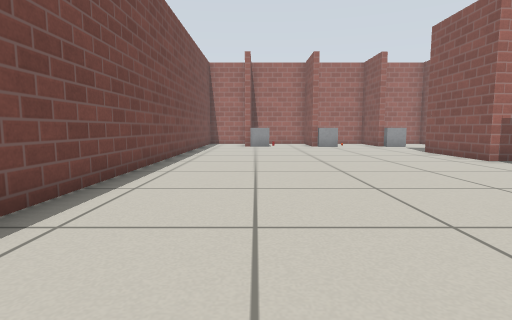
view 1 (above)

16 first-person views from a walk through a Gazebo world. The camera is 0.5 m above the floor, tilts 6° down and sees 80° across. The floor is counted in squares, 0.5 m on a side. Each view is taken from the middle of a square. On the plan, view 1 faces up. The plan holds only what a view shows up to about 12 squares ahead; the rest is blank. The place goes on beyond the plan. The robots in the file are not drawn. Gazebo's built-in surfaces are drawn with simple patterns. Some stock models are drawn as simple stand-ins.

view 2
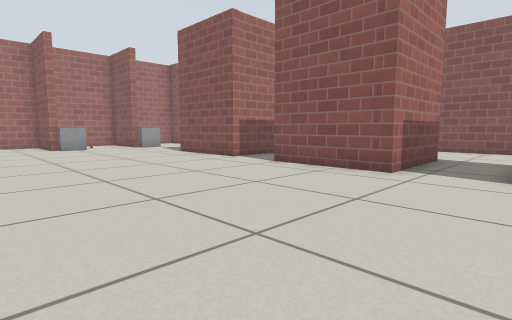

view 3
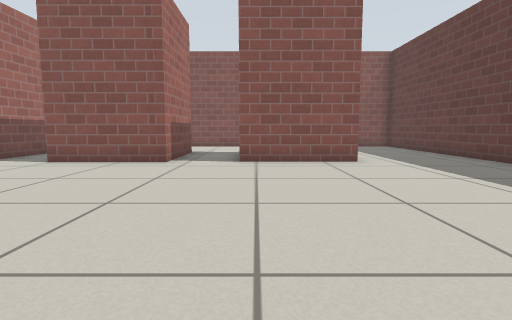

view 4
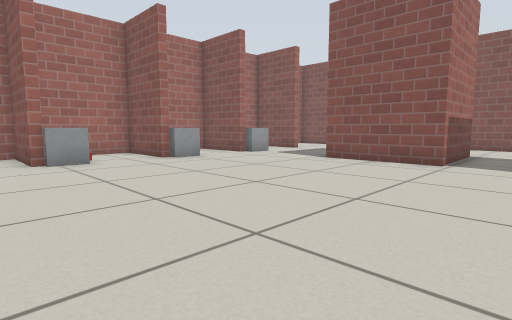

view 5
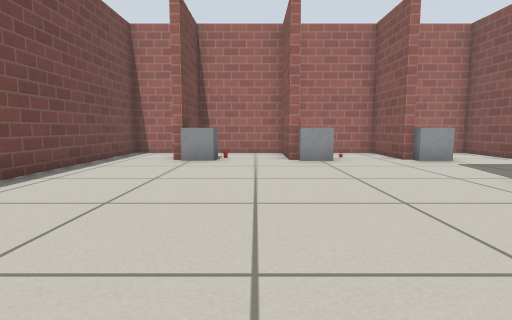

view 6
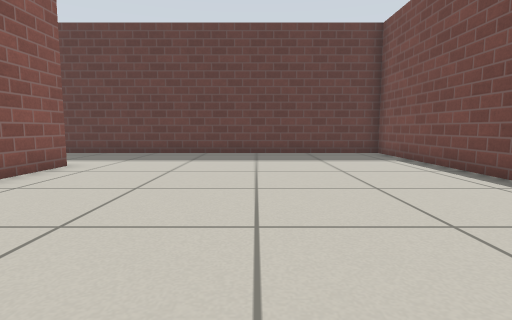

view 7
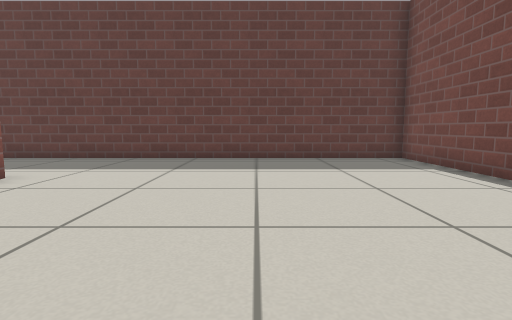

view 8
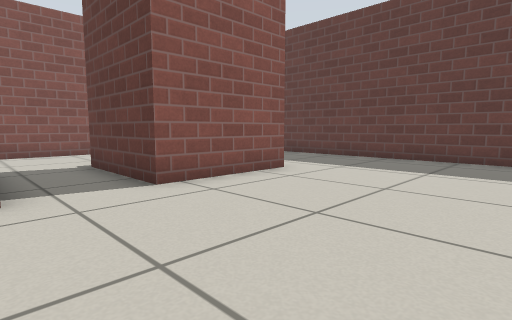

view 9
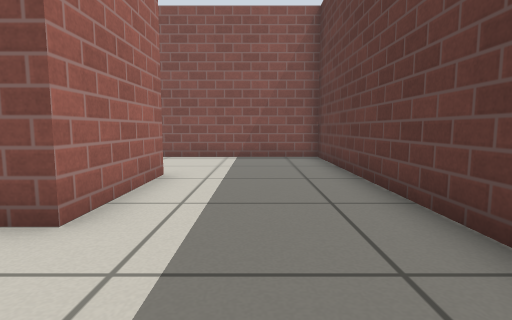

view 10
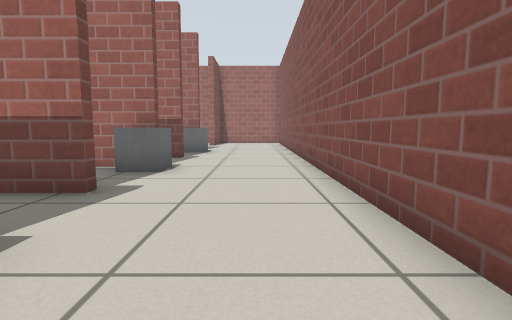

view 11
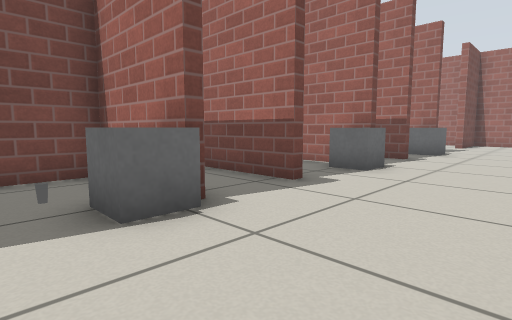

view 12
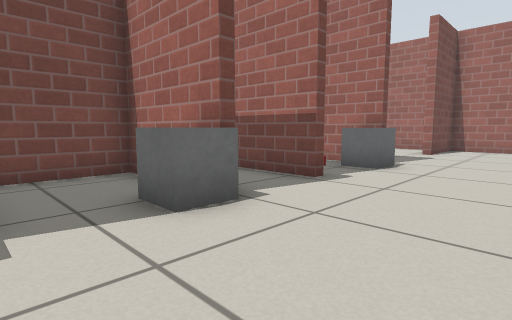

view 13
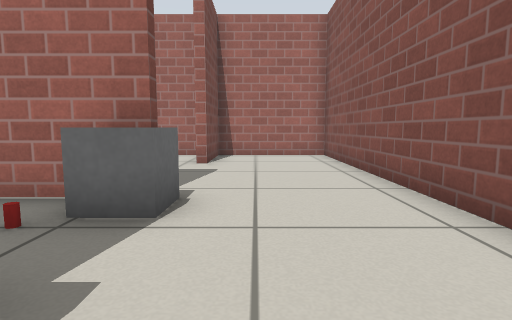

view 14
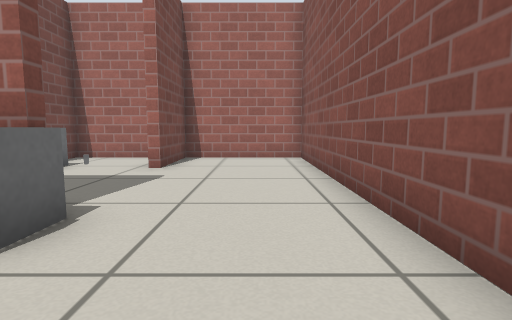

view 15
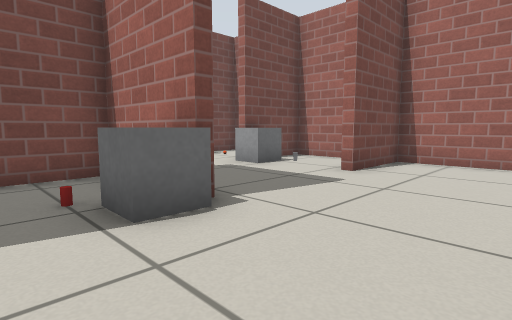

view 16
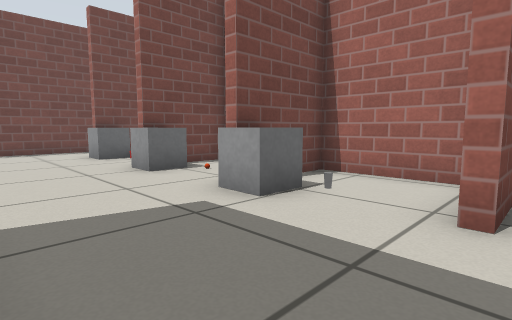

### Floor plan
Points are (right, up) in squares from view 1. A wall is a line through its corners. A room is listed if a view was taken in it or the views show most of it. See-through windows are left out.
Room 1 (views 1, 2, 3, 4, 5, 6, 7, 8, 9, 13)
walls: (10.4, 3.6) (7, 3.6) (7, 7.1); (10.6, 9.2) (7, 9.2) (7, 12.8); (-2.9, 0.2) (-2.9, -6.1) (14.5, -6.1) (14.5, -2.6); (10.5, -2) (7, -2) (7, 1.5) (9.5, 1.5); (3.1, 16.5) (3.1, 19.3) (-0.3, 19.3) (-0.3, 17.4); (14.5, 7.6) (14.5, 8.6); (14.5, 1.6) (14.5, 3.6); (-0.6, 16.5) (-0.6, 19.3) (-2.9, 19.3) (-2.9, 3.2); (6.7, 17.4) (6.7, 19.3) (3.3, 19.3) (3.3, 16.5); (10.3, 16.9) (10.3, 19.3) (6.9, 19.3) (6.9, 17.4)
ways out: opening at (12, 1) to room 2; opening at (12.5, -2) to room 2; opening at (12.5, 4) to room 3; opening at (12.5, 7) to room 3; opening at (10, 15) to room 4; opening at (12.5, 9) to room 4
objects: grey box (0, 16) to (0, 17); other object (1, 17); grey box (4, 16) to (4, 17); other object (5, 17); grey box (7, 16) to (8, 17)
Room 2 (views 10, 11)
walls: (9.6, 1.2) (7.3, 1.2) (7.3, -0.5); (14.5, -2.6) (14.5, 1.6)
ways out: opening at (12, 1) to room 1; opening at (12.5, -2) to room 1
objects: grey box (10, 0) to (11, 1)
Room 3 (view 12)
walls: (10.5, 6.8) (7.3, 6.8) (7.3, 4.5); (10.4, 4) (10.4, 3.6); (14.5, 3.6) (14.5, 7.6)
ways out: opening at (12.5, 4) to room 1; opening at (12.5, 7) to room 1
objects: grey box (10, 6) to (11, 6)
Room 4 (views 14, 15, 16)
walls: (9.6, 12.3) (7.3, 12.3) (7.3, 10.5); (14.5, 8.6) (14.5, 19.3) (10.6, 19.3) (10.6, 16.6) (10.2, 16.6)
ways out: opening at (10, 15) to room 1; opening at (12.5, 9) to room 1
objects: drink can (10, 11); grey box (10, 11) to (11, 12)

Positions as (right, up) in squares from view 1, and headings:
1: (0, 0), facing up
2: (0, 1), facing up-right
3: (-2, 1), facing right
4: (-2, 7), facing up-right
5: (2, 7), facing up
6: (2, 6), facing down
7: (2, 4), facing down
8: (2, 4), facing down-right
9: (4, -4), facing right
10: (13, -1), facing up
11: (14, -1), facing up-left
12: (14, 4), facing up-left
13: (12, 8), facing up
14: (13, 9), facing up
15: (14, 10), facing up-left
16: (11, 13), facing up-left
